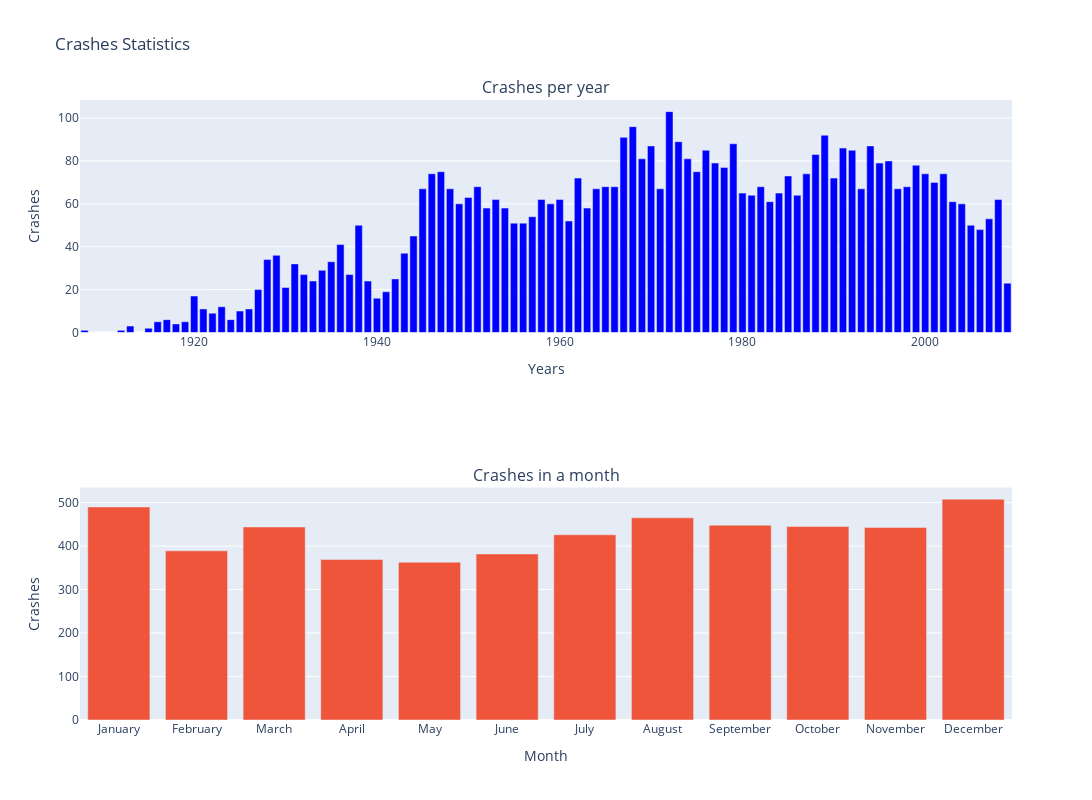

The notebook cell this image was saved under:
### Markdown cell above
+ How many air crashes occur in the world on average each year?
+ Which year had the most air crashes in the world?
+ Which Month had the most air crashes in the world?

### Code cell
crashes_year = pd_frame["Year"].value_counts().sort_index()
crashes_month = pd_frame["Month"].value_counts().sort_index()
months = ["January", "February", "March", "April", "May", "June", "July", "August", "September", "October", "November", "December"]

fig = make_subplots(rows=2, cols=1, subplot_titles=["Crashes per year", "Crashes in a month"])
# Add traces
fig.add_trace(go.Bar(x=crashes_year.index, y=crashes_year.values, marker_color='blue'), row=1, col=1)
fig.add_trace(go.Bar(x=crashes_month.index, y=crashes_month.values), row=2, col=1)
# Update layout
fig.update_layout(
    height=800,
    width=1200,
    showlegend=False,
    title_text="Crashes Statistics",
)

# Update x-axis labels
fig.update_xaxes(title_text="Years", row=1, col=1)
fig.update_xaxes(title_text="Month", ticktext=months, tickvals=crashes_month.index, row=2, col=1)

# Update y-axis labels
fig.update_yaxes(title_text="Crashes", row=1, col=1)
fig.update_yaxes(title_text="Crashes", row=2, col=1)

# Show the plot
fig.show()

### Figure 1 — Plotly figure (JSON) as saved in the notebook; plotly's stock layout.template omitted (floating-point values rounded to 4 significant figures)
{"data": [{"marker": {"color": "blue"}, "type": "bar", "x": [1908, 1912, 1913, 1915, 1916, 1917, 1918, 1919, 1920, 1921, 1922, 1923, 1924, 1925, 1926, 1927, 1928, 1929, 1930, 1931, 1932, 1933, 1934, 1935, 1936, 1937, 1938, 1939, 1940, 1941, 1942, 1943, 1944, 1945, 1946, 1947, 1948, 1949, 1950, 1951, 1952, 1953, 1954, 1955, 1956, 1957, 1958, 1959, 1960, 1961, 1962, 1963, 1964, 1965, 1966, 1967, 1968, 1969, 1970, 1971, 1972, 1973, 1974, 1975, 1976, 1977, 1978, 1979, 1980, 1981, 1982, 1983, 1984, 1985, 1986, 1987, 1988, 1989, 1990, 1991, 1992, 1993, 1994, 1995, 1996, 1997, 1998, 1999, 2000, 2001, 2002, 2003, 2004, 2005, 2006, 2007, 2008, 2009], "xaxis": "x", "y": [1, 1, 3, 2, 5, 6, 4, 5, 17, 11, 9, 12, 6, 10, 11, 20, 34, 36, 21, 32, 27, 24, 29, 33, 41, 27, 50, 24, 16, 19, 25, 37, 45, 67, 74, 75, 67, 60, 63, 68, 58, 62, 58, 51, 51, 54, 62, 60, 62, 52, 72, 58, 67, 68, 68, 91, 96, 81, 87, 67, 103, 89, 81, 75, 85, 79, 77, 88, 65, 64, 68, 61, 65, 73, 64, 74, 83, 92, 72, 86, 85, 67, 87, 79, 80, 67, 68, 78, 74, 70, 74, 61, 60, 50, 48, 53, 62, 23], "yaxis": "y"}, {"type": "bar", "x": [1, 2, 3, 4, 5, 6, 7, 8, 9, 10, 11, 12], "xaxis": "x2", "y": [490, 389, 444, 369, 363, 382, 426, 465, 448, 445, 443, 508], "yaxis": "y2"}], "layout": {"annotations": [{"font": {"size": 16}, "showarrow": false, "text": "Crashes per year", "x": 0.5, "xanchor": "center", "xref": "paper", "y": 1, "yanchor": "bottom", "yref": "paper"}, {"font": {"size": 16}, "showarrow": false, "text": "Crashes in a month", "x": 0.5, "xanchor": "center", "xref": "paper", "y": 0.375, "yanchor": "bottom", "yref": "paper"}], "height": 800, "showlegend": false, "title": {"text": "Crashes Statistics"}, "width": 1200, "xaxis": {"anchor": "y", "domain": [0, 1], "title": {"text": "Years"}}, "xaxis2": {"anchor": "y2", "domain": [0, 1], "ticktext": ["January", "February", "March", "April", "May", "June", "July", "August", "September", "October", "November", "December"], "tickvals": [1, 2, 3, 4, 5, 6, 7, 8, 9, 10, 11, 12], "title": {"text": "Month"}}, "yaxis": {"anchor": "x", "domain": [0.625, 1], "title": {"text": "Crashes"}}, "yaxis2": {"anchor": "x2", "domain": [0, 0.375], "title": {"text": "Crashes"}}}}
